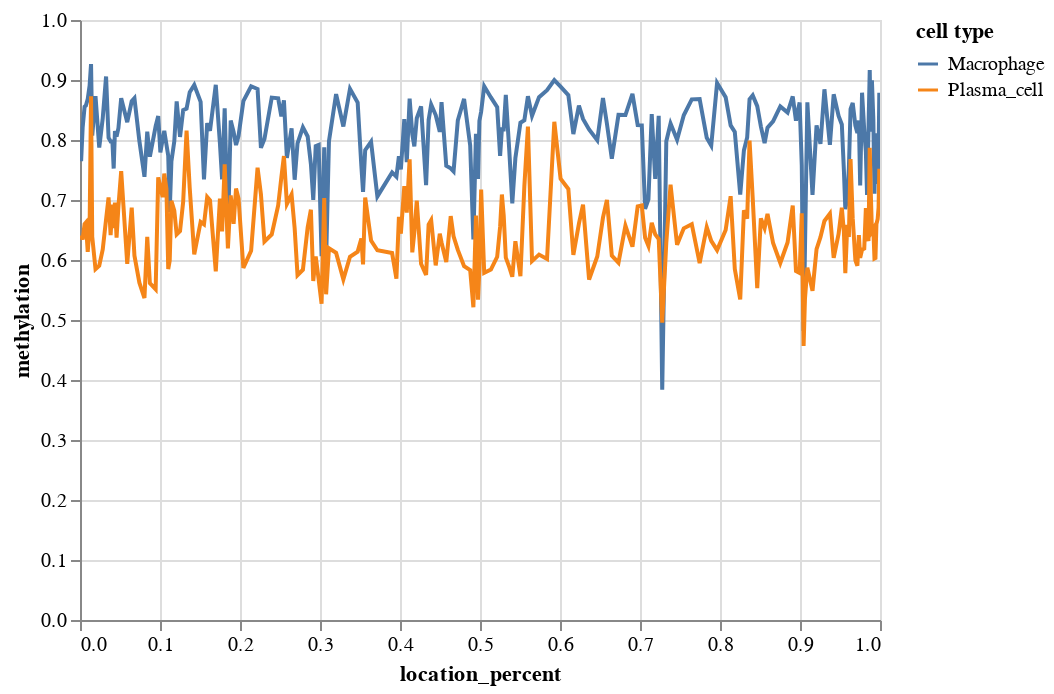

Here is the notebook cell this chart was saved with:
### Code cell
alt.data_transformers.enable('default', max_rows=None)

alt.Chart(line_df).mark_line().encode(
    x='location_percent',
    y='methylation',
    color='cell type'
).interactive()

### Figure 1 — Vega-Lite specification as saved in the notebook (floating-point values rounded to 4 significant figures; data arrays with more than 128 entries replaced by an {"elided": "..."} marker saying what was removed)
{"config": {"view": {"continuousWidth": 400, "continuousHeight": 300}}, "data": {"name": "data-02829a280c53d54738f46a27ea81cd68"}, "mark": "line", "encoding": {"color": {"field": "cell type", "type": "nominal"}, "x": {"field": "location_percent", "type": "quantitative"}, "y": {"field": "methylation", "type": "quantitative"}}, "selection": {"selector001": {"type": "interval", "bind": "scales", "encodings": ["x", "y"]}}, "$schema": "https://vega.github.io/schema/vega-lite/v4.17.0.json", "datasets": {"data-02829a280c53d54738f46a27ea81cd68": {"elided": "436 records"}}}
